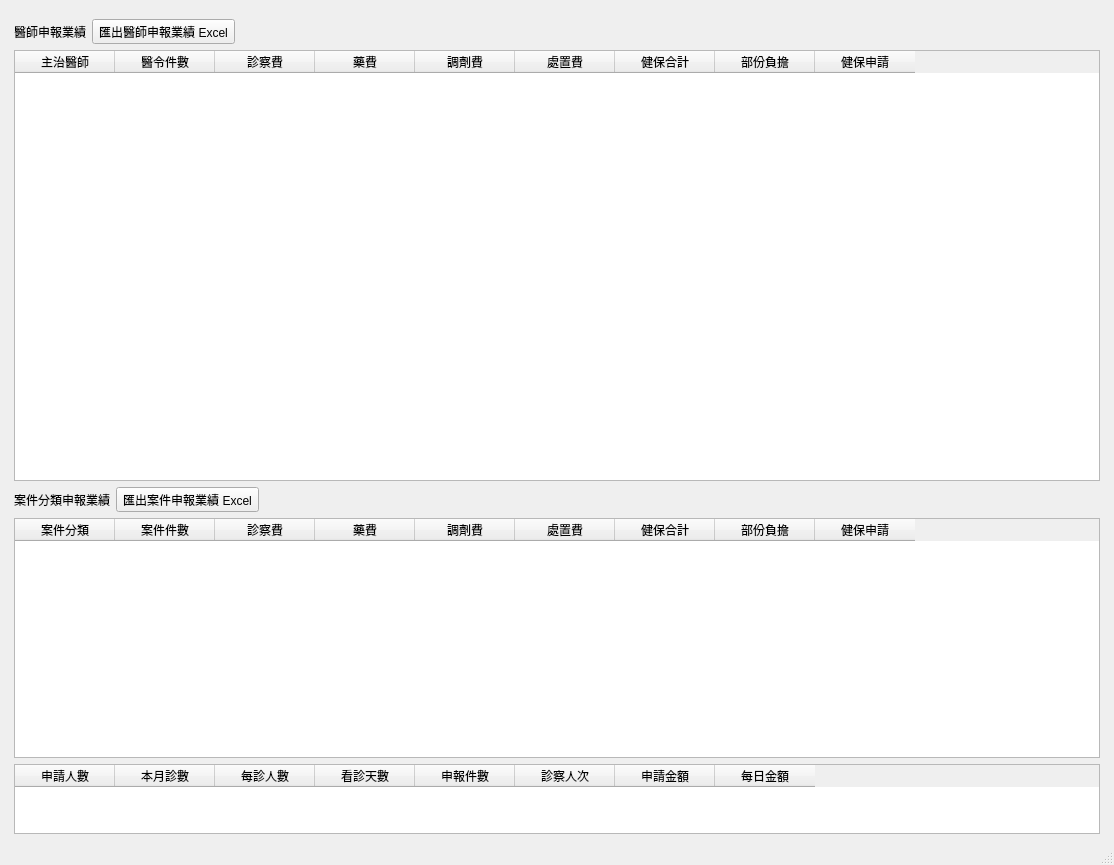
<?xml version="1.0" encoding="UTF-8"?>
<ui version="4.0">
 <class>WindowInsDoctorApplyFee</class>
 <widget class="QMainWindow" name="WindowInsDoctorApplyFee">
  <property name="geometry">
   <rect>
    <x>0</x>
    <y>0</y>
    <width>1114</width>
    <height>865</height>
   </rect>
  </property>
  <property name="windowTitle">
   <string>醫療費用申報總表</string>
  </property>
  <widget class="QWidget" name="centralwidget">
   <layout class="QHBoxLayout" name="horizontalLayout">
    <item>
     <layout class="QVBoxLayout" name="verticalLayout">
      <property name="leftMargin">
       <number>5</number>
      </property>
      <property name="topMargin">
       <number>10</number>
      </property>
      <property name="rightMargin">
       <number>5</number>
      </property>
      <item>
       <layout class="QHBoxLayout" name="horizontalLayout_2">
        <item>
         <layout class="QVBoxLayout" name="verticalLayout_3">
          <item>
           <layout class="QHBoxLayout" name="horizontalLayout_4">
            <item>
             <widget class="QLabel" name="label_2">
              <property name="text">
               <string>醫師申報業績</string>
              </property>
             </widget>
            </item>
            <item>
             <widget class="QToolButton" name="toolButton_export_doctor_excel">
              <property name="text">
               <string>匯出醫師申報業績 Excel</string>
              </property>
              <property name="icon">
               <iconset>
                <normaloff>../icons/document-export.svg</normaloff>../icons/document-export.svg</iconset>
              </property>
              <property name="toolButtonStyle">
               <enum>Qt::ToolButtonTextBesideIcon</enum>
              </property>
             </widget>
            </item>
            <item>
             <spacer name="horizontalSpacer">
              <property name="orientation">
               <enum>Qt::Horizontal</enum>
              </property>
              <property name="sizeHint" stdset="0">
               <size>
                <width>40</width>
                <height>20</height>
               </size>
              </property>
             </spacer>
            </item>
           </layout>
          </item>
          <item>
           <widget class="QTableWidget" name="tableWidget_doctor_xml">
            <property name="maximumSize">
             <size>
              <width>16777215</width>
              <height>16777215</height>
             </size>
            </property>
            <property name="editTriggers">
             <set>QAbstractItemView::NoEditTriggers</set>
            </property>
            <property name="alternatingRowColors">
             <bool>true</bool>
            </property>
            <property name="selectionMode">
             <enum>QAbstractItemView::NoSelection</enum>
            </property>
            <property name="selectionBehavior">
             <enum>QAbstractItemView::SelectRows</enum>
            </property>
            <column>
             <property name="text">
              <string>主治醫師</string>
             </property>
            </column>
            <column>
             <property name="text">
              <string>醫令件數</string>
             </property>
            </column>
            <column>
             <property name="text">
              <string>診察費</string>
             </property>
            </column>
            <column>
             <property name="text">
              <string>藥費</string>
             </property>
            </column>
            <column>
             <property name="text">
              <string>調劑費</string>
             </property>
            </column>
            <column>
             <property name="text">
              <string>處置費</string>
             </property>
            </column>
            <column>
             <property name="text">
              <string>健保合計</string>
             </property>
            </column>
            <column>
             <property name="text">
              <string>部份負擔</string>
             </property>
            </column>
            <column>
             <property name="text">
              <string>健保申請</string>
             </property>
            </column>
           </widget>
          </item>
          <item>
           <layout class="QHBoxLayout" name="horizontalLayout_3">
            <item>
             <widget class="QLabel" name="label">
              <property name="text">
               <string>案件分類申報業績</string>
              </property>
             </widget>
            </item>
            <item>
             <widget class="QToolButton" name="toolButton_export_case_type_excel">
              <property name="text">
               <string>匯出案件申報業績 Excel</string>
              </property>
              <property name="icon">
               <iconset>
                <normaloff>../icons/document-export.svg</normaloff>../icons/document-export.svg</iconset>
              </property>
              <property name="toolButtonStyle">
               <enum>Qt::ToolButtonTextBesideIcon</enum>
              </property>
             </widget>
            </item>
            <item>
             <spacer name="horizontalSpacer_2">
              <property name="orientation">
               <enum>Qt::Horizontal</enum>
              </property>
              <property name="sizeHint" stdset="0">
               <size>
                <width>40</width>
                <height>20</height>
               </size>
              </property>
             </spacer>
            </item>
           </layout>
          </item>
          <item>
           <widget class="QTableWidget" name="tableWidget_case_xml">
            <property name="maximumSize">
             <size>
              <width>16777215</width>
              <height>240</height>
             </size>
            </property>
            <property name="editTriggers">
             <set>QAbstractItemView::NoEditTriggers</set>
            </property>
            <property name="alternatingRowColors">
             <bool>true</bool>
            </property>
            <property name="selectionMode">
             <enum>QAbstractItemView::NoSelection</enum>
            </property>
            <property name="selectionBehavior">
             <enum>QAbstractItemView::SelectRows</enum>
            </property>
            <column>
             <property name="text">
              <string>案件分類</string>
             </property>
            </column>
            <column>
             <property name="text">
              <string>案件件數</string>
             </property>
            </column>
            <column>
             <property name="text">
              <string>診察費</string>
             </property>
            </column>
            <column>
             <property name="text">
              <string>藥費</string>
             </property>
            </column>
            <column>
             <property name="text">
              <string>調劑費</string>
             </property>
            </column>
            <column>
             <property name="text">
              <string>處置費</string>
             </property>
            </column>
            <column>
             <property name="text">
              <string>健保合計</string>
             </property>
            </column>
            <column>
             <property name="text">
              <string>部份負擔</string>
             </property>
            </column>
            <column>
             <property name="text">
              <string>健保申請</string>
             </property>
            </column>
           </widget>
          </item>
          <item>
           <widget class="QTableWidget" name="tableWidget_summary">
            <property name="maximumSize">
             <size>
              <width>16777215</width>
              <height>70</height>
             </size>
            </property>
            <column>
             <property name="text">
              <string>申請人數</string>
             </property>
            </column>
            <column>
             <property name="text">
              <string>本月診數</string>
             </property>
            </column>
            <column>
             <property name="text">
              <string>每診人數</string>
             </property>
            </column>
            <column>
             <property name="text">
              <string>看診天數</string>
             </property>
            </column>
            <column>
             <property name="text">
              <string>申報件數</string>
             </property>
            </column>
            <column>
             <property name="text">
              <string>診察人次</string>
             </property>
            </column>
            <column>
             <property name="text">
              <string>申請金額</string>
             </property>
            </column>
            <column>
             <property name="text">
              <string>每日金額</string>
             </property>
            </column>
           </widget>
          </item>
         </layout>
        </item>
        <item>
         <layout class="QVBoxLayout" name="verticalLayout_chart"/>
        </item>
       </layout>
      </item>
     </layout>
    </item>
   </layout>
  </widget>
  <widget class="QStatusBar" name="statusbar"/>
  <widget class="QMenuBar" name="menubar">
   <property name="geometry">
    <rect>
     <x>0</x>
     <y>0</y>
     <width>1114</width>
     <height>25</height>
    </rect>
   </property>
  </widget>
 </widget>
 <resources/>
 <connections/>
</ui>
